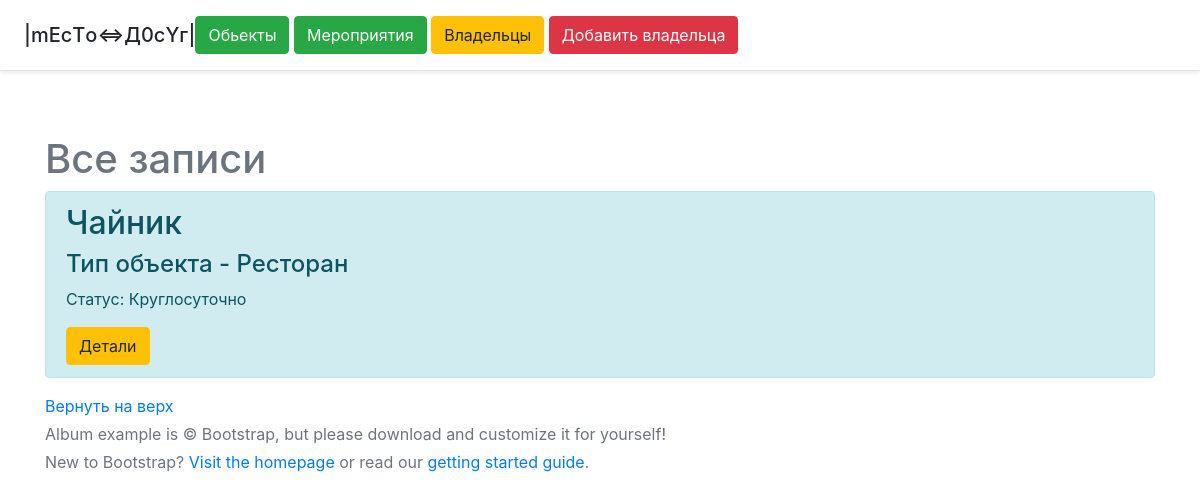
Page /posts/1/post on the committed database.
### app.py (models this page shows, shortened)
class House(db.Model):
    id = db.Column(db.Integer, primary_key=True)
    Name = db.Column(db.String(45), nullable=True)
    Name_owner = db.Column(db.String(45), nullable=True)
    Type = db.Column(db.String(45), nullable=True)
    Index = db.Column(db.String(45), nullable=True)
    Slots = db.Column(db.Integer, nullable=True)
    Status = db.Column(db.String(45), nullable=True)
    Data_open = db.Column(db.Integer, nullable=True)

### app.py (the view)
@app.route('/posts/<int:id>/post')
def post(id):
    owner = Owner.query.get(id)
    house = House.query.order_by(House.id.desc()).all()
    owners = Owner.query.order_by(Owner.id.desc()).all()
    return render_template('post.html', owners=owners, house=house, owner=owner)

### templates/post.html (shortened to what this page needs)
{% extends 'base.html' %}
{% block body %}
<div class = 'container'>
    <H1>Все записи</H1>
    {% if owners|length > 0 %}
        {% for i in house %}
            {% if i.Name_owner == owner.Nickname %}
                <div class = "alert alert-info">
                    <h2>{{ i.Name }}</h2>
                    <h4>Тип объекта - {{ i.Type }}</h4>
                    <p>Статус: {{ i.Status }}</p>
                    <a href="/house/{{ i.id }}" class="btn btn-warning">Детали</a>
                </div>
            {% endif %}
        {% endfor %}
    {% else %}
    <p>На сайте еще нет владельцев</p>
    {% endif %}
</div>
{% endblock %}

### templates/base.html (style rules this page uses)
.bodys { background: url(https://upload.wikimedia.org/wikipedia/commons/thumb/9/94/A_Website_Background.png/800px-A_Website_Background.png); background-size: 100%; }

### rows in the picture
House: Name "Чайник", Type "Ресторан", Status "Круглосуточно"
